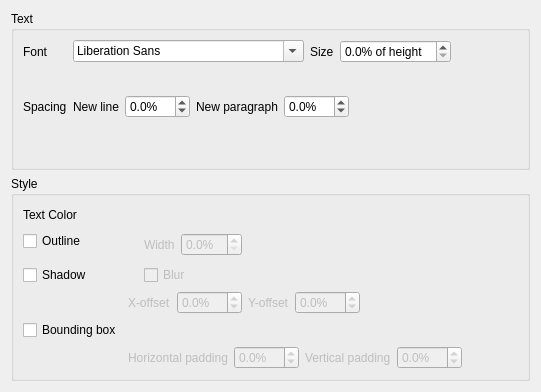
<?xml version="1.0" encoding="UTF-8"?>
<ui version="4.0">
 <class>OsdThemeWidget</class>
 <widget class="QWidget" name="OsdThemeWidget">
  <property name="geometry">
   <rect>
    <x>0</x>
    <y>0</y>
    <width>541</width>
    <height>392</height>
   </rect>
  </property>
  <property name="windowTitle">
   <string>Form</string>
  </property>
  <layout class="QVBoxLayout" name="verticalLayout_3">
   <item>
    <widget class="QGroupBox" name="groupBox_11">
     <property name="title">
      <string>Text</string>
     </property>
     <layout class="QFormLayout" name="formLayout">
      <item row="0" column="0">
       <widget class="QLabel" name="label_2">
        <property name="text">
         <string>Font</string>
        </property>
       </widget>
      </item>
      <item row="0" column="1">
       <layout class="QHBoxLayout" name="horizontalLayout">
        <item>
         <widget class="QFontComboBox" name="font_family"/>
        </item>
        <item>
         <widget class="QLabel" name="label_21">
          <property name="text">
           <string>Size</string>
          </property>
         </widget>
        </item>
        <item>
         <widget class="QDoubleSpinBox" name="font_size">
          <property name="accelerated">
           <bool>true</bool>
          </property>
          <property name="suffix">
           <string notr="true">% of height</string>
          </property>
          <property name="decimals">
           <number>1</number>
          </property>
          <property name="maximum">
           <double>99.000000000000000</double>
          </property>
          <property name="singleStep">
           <double>1.000000000000000</double>
          </property>
         </widget>
        </item>
        <item>
         <spacer name="horizontalSpacer_21">
          <property name="orientation">
           <enum>Qt::Horizontal</enum>
          </property>
          <property name="sizeHint" stdset="0">
           <size>
            <width>40</width>
            <height>20</height>
           </size>
          </property>
         </spacer>
        </item>
       </layout>
      </item>
      <item row="1" column="1">
       <layout class="QHBoxLayout" name="horizontalLayout_8">
        <item>
         <widget class="FontOptionWidget" name="font_option" native="true"/>
        </item>
        <item>
         <spacer name="horizontalSpacer_22">
          <property name="orientation">
           <enum>Qt::Horizontal</enum>
          </property>
          <property name="sizeHint" stdset="0">
           <size>
            <width>40</width>
            <height>20</height>
           </size>
          </property>
         </spacer>
        </item>
       </layout>
      </item>
      <item row="2" column="0">
       <widget class="QLabel" name="spacing">
        <property name="text">
         <string>Spacing</string>
        </property>
       </widget>
      </item>
      <item row="2" column="1">
       <widget class="QWidget" name="spacing_widget" native="true">
        <layout class="QHBoxLayout" name="horizontalLayout_15">
         <property name="leftMargin">
          <number>0</number>
         </property>
         <property name="topMargin">
          <number>0</number>
         </property>
         <property name="rightMargin">
          <number>0</number>
         </property>
         <property name="bottomMargin">
          <number>0</number>
         </property>
         <item>
          <widget class="QLabel" name="label">
           <property name="text">
            <string>New line</string>
           </property>
          </widget>
         </item>
         <item>
          <widget class="QDoubleSpinBox" name="spacing_line">
           <property name="enabled">
            <bool>true</bool>
           </property>
           <property name="accelerated">
            <bool>true</bool>
           </property>
           <property name="suffix">
            <string notr="true">%</string>
           </property>
           <property name="decimals">
            <number>1</number>
           </property>
           <property name="minimum">
            <double>-99.000000000000000</double>
           </property>
           <property name="maximum">
            <double>99.000000000000000</double>
           </property>
           <property name="singleStep">
            <double>1.000000000000000</double>
           </property>
          </widget>
         </item>
         <item>
          <widget class="QLabel" name="label_17">
           <property name="text">
            <string>New paragraph</string>
           </property>
          </widget>
         </item>
         <item>
          <widget class="QDoubleSpinBox" name="spacing_paragraph">
           <property name="enabled">
            <bool>true</bool>
           </property>
           <property name="accelerated">
            <bool>true</bool>
           </property>
           <property name="suffix">
            <string notr="true">%</string>
           </property>
           <property name="decimals">
            <number>1</number>
           </property>
           <property name="minimum">
            <double>-99.000000000000000</double>
           </property>
           <property name="maximum">
            <double>99.000000000000000</double>
           </property>
           <property name="singleStep">
            <double>1.000000000000000</double>
           </property>
          </widget>
         </item>
         <item>
          <spacer name="horizontalSpacer_14">
           <property name="orientation">
            <enum>Qt::Horizontal</enum>
           </property>
           <property name="sizeHint" stdset="0">
            <size>
             <width>24</width>
             <height>20</height>
            </size>
           </property>
          </spacer>
         </item>
        </layout>
       </widget>
      </item>
     </layout>
    </widget>
   </item>
   <item>
    <widget class="QGroupBox" name="groupBox">
     <property name="title">
      <string>Style</string>
     </property>
     <layout class="QFormLayout" name="formLayout_2">
      <item row="0" column="0">
       <widget class="QLabel" name="label_7">
        <property name="text">
         <string>Text Color</string>
        </property>
       </widget>
      </item>
      <item row="0" column="1">
       <layout class="QHBoxLayout" name="horizontalLayout_2">
        <item>
         <widget class="ColorSelectWidget" name="font_color" native="true">
          <property name="minimumSize">
           <size>
            <width>10</width>
            <height>10</height>
           </size>
          </property>
         </widget>
        </item>
        <item>
         <spacer name="horizontalSpacer">
          <property name="orientation">
           <enum>Qt::Horizontal</enum>
          </property>
          <property name="sizeHint" stdset="0">
           <size>
            <width>40</width>
            <height>20</height>
           </size>
          </property>
         </spacer>
        </item>
       </layout>
      </item>
      <item row="1" column="0">
       <widget class="QCheckBox" name="outline">
        <property name="text">
         <string>Outline</string>
        </property>
       </widget>
      </item>
      <item row="1" column="1">
       <widget class="QWidget" name="outline_widget" native="true">
        <property name="enabled">
         <bool>false</bool>
        </property>
        <layout class="QHBoxLayout" name="horizontalLayout_3">
         <property name="leftMargin">
          <number>0</number>
         </property>
         <property name="topMargin">
          <number>0</number>
         </property>
         <property name="rightMargin">
          <number>0</number>
         </property>
         <property name="bottomMargin">
          <number>0</number>
         </property>
         <item>
          <widget class="ColorSelectWidget" name="outline_color" native="true">
           <property name="minimumSize">
            <size>
             <width>10</width>
             <height>10</height>
            </size>
           </property>
          </widget>
         </item>
         <item>
          <widget class="QLabel" name="label_5">
           <property name="text">
            <string>Width</string>
           </property>
          </widget>
         </item>
         <item>
          <widget class="QDoubleSpinBox" name="outline_width">
           <property name="accelerated">
            <bool>true</bool>
           </property>
           <property name="suffix">
            <string notr="true">%</string>
           </property>
           <property name="decimals">
            <number>1</number>
           </property>
           <property name="maximum">
            <double>99.000000000000000</double>
           </property>
           <property name="singleStep">
            <double>1.000000000000000</double>
           </property>
          </widget>
         </item>
         <item>
          <spacer name="horizontalSpacer_2">
           <property name="orientation">
            <enum>Qt::Horizontal</enum>
           </property>
           <property name="sizeHint" stdset="0">
            <size>
             <width>253</width>
             <height>28</height>
            </size>
           </property>
          </spacer>
         </item>
        </layout>
       </widget>
      </item>
      <item row="2" column="0">
       <widget class="QCheckBox" name="shadow">
        <property name="text">
         <string>Shadow</string>
        </property>
       </widget>
      </item>
      <item row="2" column="1">
       <widget class="QWidget" name="shadow_widget" native="true">
        <property name="enabled">
         <bool>false</bool>
        </property>
        <layout class="QVBoxLayout" name="verticalLayout_2">
         <property name="leftMargin">
          <number>0</number>
         </property>
         <property name="topMargin">
          <number>0</number>
         </property>
         <property name="rightMargin">
          <number>0</number>
         </property>
         <property name="bottomMargin">
          <number>0</number>
         </property>
         <item>
          <layout class="QHBoxLayout" name="horizontalLayout_4">
           <item>
            <widget class="ColorSelectWidget" name="shadow_color" native="true">
             <property name="sizePolicy">
              <sizepolicy hsizetype="Preferred" vsizetype="Preferred">
               <horstretch>0</horstretch>
               <verstretch>0</verstretch>
              </sizepolicy>
             </property>
             <property name="minimumSize">
              <size>
               <width>10</width>
               <height>10</height>
              </size>
             </property>
            </widget>
           </item>
           <item>
            <widget class="QCheckBox" name="shadow_blur">
             <property name="text">
              <string>Blur</string>
             </property>
            </widget>
           </item>
           <item>
            <spacer name="horizontalSpacer_4">
             <property name="orientation">
              <enum>Qt::Horizontal</enum>
             </property>
             <property name="sizeHint" stdset="0">
              <size>
               <width>40</width>
               <height>20</height>
              </size>
             </property>
            </spacer>
           </item>
          </layout>
         </item>
         <item>
          <layout class="QHBoxLayout" name="horizontalLayout_7">
           <item>
            <widget class="QLabel" name="label_8">
             <property name="text">
              <string>X-offset</string>
             </property>
            </widget>
           </item>
           <item>
            <widget class="QDoubleSpinBox" name="shadow_offset_x">
             <property name="accelerated">
              <bool>true</bool>
             </property>
             <property name="suffix">
              <string notr="true">%</string>
             </property>
             <property name="decimals">
              <number>1</number>
             </property>
             <property name="minimum">
              <double>-99.000000000000000</double>
             </property>
             <property name="maximum">
              <double>99.000000000000000</double>
             </property>
             <property name="singleStep">
              <double>1.000000000000000</double>
             </property>
            </widget>
           </item>
           <item>
            <widget class="QLabel" name="label_15">
             <property name="text">
              <string>Y-offset</string>
             </property>
            </widget>
           </item>
           <item>
            <widget class="QDoubleSpinBox" name="shadow_offset_y">
             <property name="accelerated">
              <bool>true</bool>
             </property>
             <property name="suffix">
              <string notr="true">%</string>
             </property>
             <property name="decimals">
              <number>1</number>
             </property>
             <property name="minimum">
              <double>-99.000000000000000</double>
             </property>
             <property name="maximum">
              <double>99.000000000000000</double>
             </property>
             <property name="singleStep">
              <double>1.000000000000000</double>
             </property>
            </widget>
           </item>
           <item>
            <spacer name="horizontalSpacer_3">
             <property name="orientation">
              <enum>Qt::Horizontal</enum>
             </property>
             <property name="sizeHint" stdset="0">
              <size>
               <width>40</width>
               <height>20</height>
              </size>
             </property>
            </spacer>
           </item>
          </layout>
         </item>
        </layout>
       </widget>
      </item>
      <item row="3" column="0">
       <widget class="QCheckBox" name="bbox">
        <property name="text">
         <string>Bounding box</string>
        </property>
       </widget>
      </item>
      <item row="3" column="1">
       <widget class="QWidget" name="bbox_widget" native="true">
        <property name="enabled">
         <bool>false</bool>
        </property>
        <layout class="QVBoxLayout" name="verticalLayout">
         <property name="leftMargin">
          <number>0</number>
         </property>
         <property name="topMargin">
          <number>0</number>
         </property>
         <property name="rightMargin">
          <number>0</number>
         </property>
         <property name="bottomMargin">
          <number>0</number>
         </property>
         <item>
          <layout class="QHBoxLayout" name="horizontalLayout_5">
           <item>
            <widget class="ColorSelectWidget" name="bbox_color" native="true">
             <property name="sizePolicy">
              <sizepolicy hsizetype="Preferred" vsizetype="Preferred">
               <horstretch>0</horstretch>
               <verstretch>0</verstretch>
              </sizepolicy>
             </property>
             <property name="minimumSize">
              <size>
               <width>10</width>
               <height>10</height>
              </size>
             </property>
            </widget>
           </item>
           <item>
            <spacer name="horizontalSpacer_20">
             <property name="orientation">
              <enum>Qt::Horizontal</enum>
             </property>
             <property name="sizeHint" stdset="0">
              <size>
               <width>54</width>
               <height>20</height>
              </size>
             </property>
            </spacer>
           </item>
          </layout>
         </item>
         <item>
          <layout class="QHBoxLayout" name="horizontalLayout_6">
           <item>
            <widget class="QLabel" name="label_46">
             <property name="text">
              <string>Horizontal padding</string>
             </property>
            </widget>
           </item>
           <item>
            <widget class="QDoubleSpinBox" name="bbox_hpadding">
             <property name="accelerated">
              <bool>true</bool>
             </property>
             <property name="suffix">
              <string notr="true">%</string>
             </property>
             <property name="decimals">
              <number>1</number>
             </property>
             <property name="minimum">
              <double>-99.000000000000000</double>
             </property>
             <property name="maximum">
              <double>99.000000000000000</double>
             </property>
             <property name="singleStep">
              <double>1.000000000000000</double>
             </property>
            </widget>
           </item>
           <item>
            <widget class="QLabel" name="label_48">
             <property name="text">
              <string>Vertical padding</string>
             </property>
            </widget>
           </item>
           <item>
            <widget class="QDoubleSpinBox" name="bbox_vpadding">
             <property name="accelerated">
              <bool>true</bool>
             </property>
             <property name="suffix">
              <string notr="true">%</string>
             </property>
             <property name="decimals">
              <number>1</number>
             </property>
             <property name="minimum">
              <double>-99.000000000000000</double>
             </property>
             <property name="maximum">
              <double>99.000000000000000</double>
             </property>
             <property name="singleStep">
              <double>1.000000000000000</double>
             </property>
            </widget>
           </item>
           <item>
            <spacer name="horizontalSpacer_19">
             <property name="orientation">
              <enum>Qt::Horizontal</enum>
             </property>
             <property name="sizeHint" stdset="0">
              <size>
               <width>54</width>
               <height>20</height>
              </size>
             </property>
            </spacer>
           </item>
          </layout>
         </item>
        </layout>
       </widget>
      </item>
     </layout>
    </widget>
   </item>
  </layout>
 </widget>
 <customwidgets>
  <customwidget>
   <class>FontOptionWidget</class>
   <extends>QWidget</extends>
   <header>widget/fontoptionwidget.hpp</header>
   <container>1</container>
  </customwidget>
  <customwidget>
   <class>ColorSelectWidget</class>
   <extends>QWidget</extends>
   <header>widget/colorselectwidget.hpp</header>
   <container>1</container>
  </customwidget>
 </customwidgets>
 <resources/>
 <connections>
  <connection>
   <sender>outline</sender>
   <signal>toggled(bool)</signal>
   <receiver>outline_widget</receiver>
   <slot>setEnabled(bool)</slot>
   <hints>
    <hint type="sourcelabel">
     <x>99</x>
     <y>215</y>
    </hint>
    <hint type="destinationlabel">
     <x>282</x>
     <y>228</y>
    </hint>
   </hints>
  </connection>
  <connection>
   <sender>shadow</sender>
   <signal>toggled(bool)</signal>
   <receiver>shadow_widget</receiver>
   <slot>setEnabled(bool)</slot>
   <hints>
    <hint type="sourcelabel">
     <x>90</x>
     <y>253</y>
    </hint>
    <hint type="destinationlabel">
     <x>231</x>
     <y>267</y>
    </hint>
   </hints>
  </connection>
  <connection>
   <sender>bbox</sender>
   <signal>toggled(bool)</signal>
   <receiver>bbox_widget</receiver>
   <slot>setEnabled(bool)</slot>
   <hints>
    <hint type="sourcelabel">
     <x>88</x>
     <y>333</y>
    </hint>
    <hint type="destinationlabel">
     <x>170</x>
     <y>330</y>
    </hint>
   </hints>
  </connection>
 </connections>
</ui>
